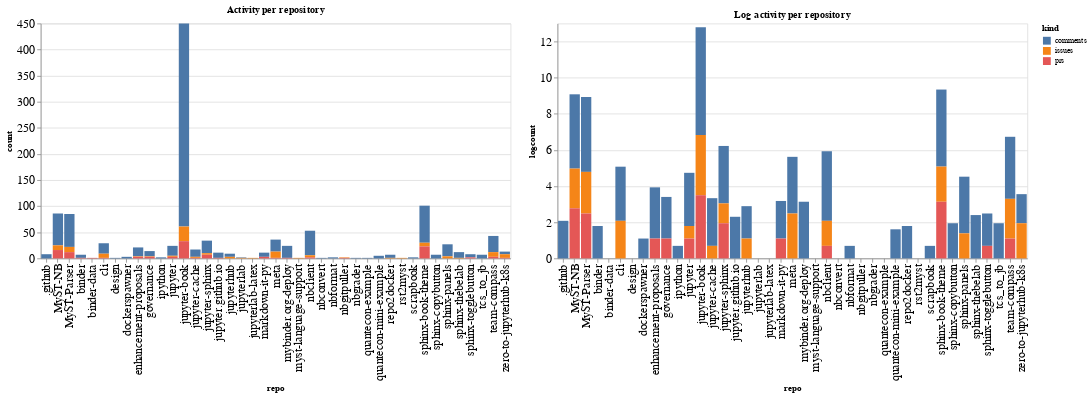

Here is the notebook cell this chart was saved with:
### Code cell
ch1 = alt.Chart(repo_summaries, width=600, title="Activity per repository").mark_bar().encode(
    x='repo',
    y='count',
    color='kind',
    tooltip="kind"
)

ch2 = alt.Chart(repo_summaries, width=600, title="Log activity per repository").mark_bar().encode(
    x='repo',
    y='logcount',
    color='kind',
    tooltip="kind"
)

ch1 | ch2

### Figure 1 — Vega-Lite specification as saved in the notebook (floating-point values rounded to 4 significant figures)
{"config": {"axisLeft": {"labelFontSize": 15}, "axisBottom": {"labelFontSize": 15}}, "hconcat": [{"mark": "bar", "encoding": {"color": {"type": "nominal", "field": "kind"}, "tooltip": {"type": "nominal", "field": "kind"}, "x": {"type": "nominal", "field": "repo"}, "y": {"type": "quantitative", "field": "count"}}, "title": "Activity per repository", "width": 600}, {"mark": "bar", "encoding": {"color": {"type": "nominal", "field": "kind"}, "tooltip": {"type": "nominal", "field": "kind"}, "x": {"type": "nominal", "field": "repo"}, "y": {"type": "quantitative", "field": "logcount"}}, "title": "Log activity per repository", "width": 600}], "data": {"name": "data-7c2aacdfd0498f1d2d5742e696b8fbb7"}, "$schema": "https://vega.github.io/schema/vega-lite/v4.8.1.json", "datasets": {"data-7c2aacdfd0498f1d2d5742e696b8fbb7": [{"repo": ".github", "kind": "comments", "count": 8, "logcount": 2.079}, {"repo": "MyST-NB", "kind": "comments", "count": 61, "logcount": 4.111}, {"repo": "MyST-NB", "kind": "issues", "count": 9, "logcount": 2.197}, {"repo": "MyST-NB", "kind": "prs", "count": 16, "logcount": 2.773}, {"repo": "MyST-Parser", "kind": "comments", "count": 63, "logcount": 4.143}, {"repo": "MyST-Parser", "kind": "issues", "count": 10, "logcount": 2.303}, {"repo": "MyST-Parser", "kind": "prs", "count": 12, "logcount": 2.485}, {"repo": "binder", "kind": "comments", "count": 6, "logcount": 1.792}, {"repo": "binder", "kind": "prs", "count": 1, "logcount": 0.0}, {"repo": "binder-data", "kind": "prs", "count": 1, "logcount": 0.0}, {"repo": "cli", "kind": "comments", "count": 20, "logcount": 2.996}, {"repo": "cli", "kind": "issues", "count": 8, "logcount": 2.079}, {"repo": "cli", "kind": "prs", "count": 1, "logcount": 0.0}, {"repo": "design", "kind": "comments", "count": 1, "logcount": 0.0}, {"repo": "dockerspawner", "kind": "comments", "count": 3, "logcount": 1.099}, {"repo": "enhancement-proposals", "kind": "comments", "count": 17, "logcount": 2.833}, {"repo": "enhancement-proposals", "kind": "issues", "count": 1, "logcount": 0.0}, {"repo": "enhancement-proposals", "kind": "prs", "count": 3, "logcount": 1.099}, {"repo": "governance", "kind": "comments", "count": 10, "logcount": 2.303}, {"repo": "governance", "kind": "issues", "count": 1, "logcount": 0.0}, {"repo": "governance", "kind": "prs", "count": 3, "logcount": 1.099}, {"repo": "ipython", "kind": "comments", "count": 2, "logcount": 0.6931}, {"repo": "jupyter", "kind": "comments", "count": 19, "logcount": 2.944}, {"repo": "jupyter", "kind": "issues", "count": 2, "logcount": 0.6931}, {"repo": "jupyter", "kind": "prs", "count": 3, "logcount": 1.099}, {"repo": "jupyter-book", "kind": "comments", "count": 389, "logcount": 5.964}, {"repo": "jupyter-book", "kind": "issues", "count": 28, "logcount": 3.332}, {"repo": "jupyter-book", "kind": "prs", "count": 33, "logcount": 3.497}, {"repo": "jupyter-cache", "kind": "comments", "count": 14, "logcount": 2.639}, {"repo": "jupyter-cache", "kind": "issues", "count": 2, "logcount": 0.6931}, {"repo": "jupyter-cache", "kind": "prs", "count": 1, "logcount": 0.0}, {"repo": "jupyter-sphinx", "kind": "comments", "count": 24, "logcount": 3.178}, {"repo": "jupyter-sphinx", "kind": "issues", "count": 3, "logcount": 1.099}, {"repo": "jupyter-sphinx", "kind": "prs", "count": 7, "logcount": 1.946}, {"repo": "jupyter.github.io", "kind": "comments", "count": 10, "logcount": 2.303}, {"repo": "jupyter.github.io", "kind": "prs", "count": 1, "logcount": 0.0}, {"repo": "jupyterhub", "kind": "comments", "count": 6, "logcount": 1.792}, {"repo": "jupyterhub", "kind": "issues", "count": 3, "logcount": 1.099}, {"repo": "jupyterlab", "kind": "comments", "count": 1, "logcount": 0.0}, {"repo": "jupyterlab", "kind": "issues", "count": 1, "logcount": 0.0}, {"repo": "jupyterlab-latex", "kind": "issues", "count": 1, "logcount": 0.0}, {"repo": "markdown-it-py", "kind": "comments", "count": 8, "logcount": 2.079}, {"repo": "markdown-it-py", "kind": "prs", "count": 3, "logcount": 1.099}, {"repo": "meta", "kind": "comments", "count": 23, "logcount": 3.135}, {"repo": "meta", "kind": "issues", "count": 12, "logcount": 2.485}, {"repo": "meta", "kind": "prs", "count": 1, "logcount": 0.0}, {"repo": "mybinder.org-deploy", "kind": "comments", "count": 23, "logcount": 3.135}, {"repo": "mybinder.org-deploy", "kind": "prs", "count": 1, "logcount": 0.0}, {"repo": "myst-language-support", "kind": "issues", "count": 1, "logcount": 0.0}, {"repo": "nbclient", "kind": "comments", "count": 47, "logcount": 3.85}, {"repo": "nbclient", "kind": "issues", "count": 4, "logcount": 1.386}, {"repo": "nbclient", "kind": "prs", "count": 2, "logcount": 0.6931}, {"repo": "nbconvert", "kind": "comments", "count": 1, "logcount": 0.0}, {"repo": "nbformat", "kind": "comments", "count": 2, "logcount": 0.6931}, {"repo": "nbgitpuller", "kind": "issues", "count": 1, "logcount": 0.0}, {"repo": "nbgitpuller", "kind": "prs", "count": 1, "logcount": 0.0}, {"repo": "nbgrader", "kind": "comments", "count": 1, "logcount": 0.0}, {"repo": "quantecon-example", "kind": "comments", "count": 1, "logcount": 0.0}, {"repo": "quantecon-mini-example", "kind": "comments", "count": 5, "logcount": 1.609}, {"repo": "repo2docker", "kind": "comments", "count": 6, "logcount": 1.792}, {"repo": "repo2docker", "kind": "issues", "count": 1, "logcount": 0.0}, {"repo": "rst2myst", "kind": "issues", "count": 1, "logcount": 0.0}, {"repo": "scrapbook", "kind": "comments", "count": 2, "logcount": 0.6931}, {"repo": "sphinx-book-theme", "kind": "comments", "count": 71, "logcount": 4.263}, {"repo": "sphinx-book-theme", "kind": "issues", "count": 7, "logcount": 1.946}, {"repo": "sphinx-book-theme", "kind": "prs", "count": 23, "logcount": 3.135}, {"repo": "sphinx-copybutton", "kind": "comments", "count": 7, "logcount": 1.946}, {"repo": "sphinx-panels", "kind": "comments", "count": 23, "logcount": 3.135}, {"repo": "sphinx-panels", "kind": "issues", "count": 4, "logcount": 1.386}, {"repo": "sphinx-thebelab", "kind": "comments", "count": 11, "logcount": 2.398}, {"repo": "sphinx-thebelab", "kind": "issues", "count": 1, "logcount": 0.0}, {"repo": "sphinx-togglebutton", "kind": "comments", "count": 6, "logcount": 1.792}, {"repo": "sphinx-togglebutton", "kind": "prs", "count": 2, "logcount": 0.6931}, {"repo": "tcs_to_jb", "kind": "comments", "count": 7, "logcount": 1.946}, {"repo": "team-compass", "kind": "comments", "count": 31, "logcount": 3.434}, {"repo": "team-compass", "kind": "issues", "count": 9, "logcount": 2.197}, {"repo": "team-compass", "kind": "prs", "count": 3, "logcount": 1.099}, {"repo": "zero-to-jupyterhub-k8s", "kind": "comments", "count": 5, "logcount": 1.609}, {"repo": "zero-to-jupyterhub-k8s", "kind": "issues", "count": 7, "logcount": 1.946}, {"repo": "zero-to-jupyterhub-k8s", "kind": "prs", "count": 1, "logcount": 0.0}]}}
